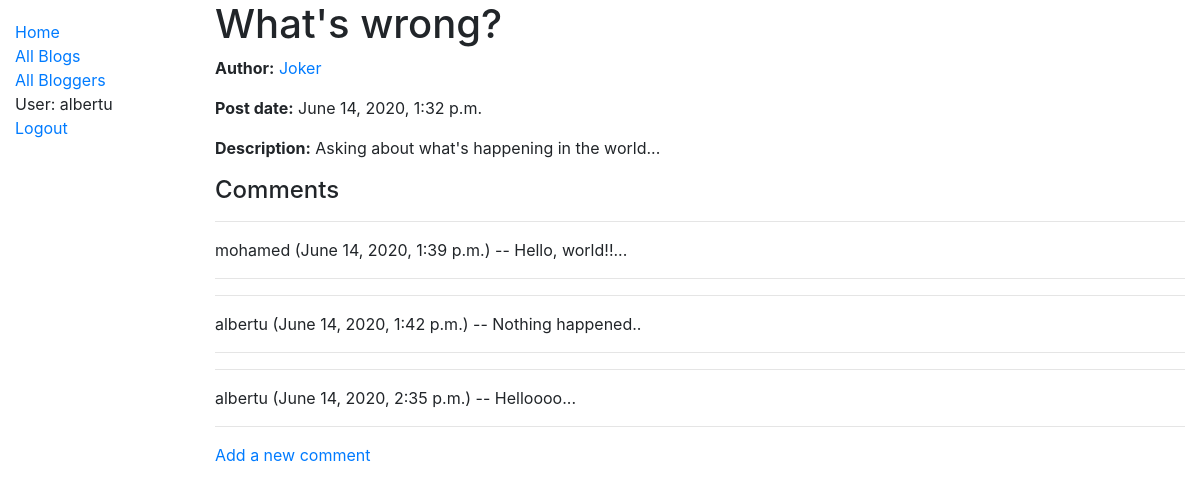
The app's page /blog/2 (signed in) with its own data.
### blog/models.py (models this page shows, shortened)
class Blog(models.Model):
    post = models.CharField(max_length=200)
    author = models.ForeignKey(Author, on_delete=models.SET_NULL, null=True, blank=True)
    description = models.TextField()
    date = models.DateTimeField(auto_now=True)

class Author(models.Model):
    name = models.OneToOneField(User, on_delete=models.SET_NULL, null=True)
    bio = models.TextField()
    class Meta:
        ordering = ['name']
    def __str__(self):
        return self.name.username
    def get_absolute_url(self):
        return reverse('author-detail', args=[str(self.id)])

class Comment(models.Model):
    comment_text = models.TextField(null=False)
    blog = models.ForeignKey(Blog, on_delete=models.CASCADE)
    author = models.ForeignKey(User, on_delete=models.SET_NULL, null=True, blank=True)
    date = models.DateTimeField(auto_now=True)
    def __str__(self):
        return self.comment_text

### blog/views.py (the view)
# urls.py: path('<int:pk>', views.BlogDetailView.as_view(), name='blog-detail'),
class BlogDetailView(generic.DetailView):
    model = Blog

### blog/templates/blog/blog_detail.html
{% extends "base_generic.html" %}
{% block content %}
  <h1>{{ blog.post }}</h1>
  <p><strong>Author:</strong> <a href="{{ blog.author.get_absolute_url }}"> {{ blog.author }}</a></p>
  <p><strong>Post date:</strong> {{ blog.date }}</p>
  <p><strong>Description:</strong> {{ blog.description }}</p>
  <h4>Comments</h4>
  {% for comment in blog.comment_set.all %}
      <hr>
    <p>
        {{ comment.author }} ({{ comment.date }}) -- {{ comment }}
    </p>
      <hr>
  {% endfor %}
    <a href="{% url 'comment-form' blog.id %}">Add a new comment</a>
{% endblock %}

### blog/templates/base_generic.html (shortened to what this page needs)
<!DOCTYPE html>
<html lang="en">
<head>
  <link rel="stylesheet" href="https://stackpath.bootstrapcdn.com/bootstrap/4.1.3/css/bootstrap.min.css">
  {% load static %}
  <link rel="stylesheet" href="{% static 'css/styles.css' %}">
</head>
<body>
  <div class="container-fluid">
    <div class="row">
      <div class="col-sm-2">
      {% block sidebar %}
        <ul class="sidebar-nav">
            <li><a href="{% url 'index' %}">Home</a></li>
            <li><a href="{% url 'blogs' %}">All Blogs</a></li>
            <li><a href="{% url 'bloggers' %}">All Bloggers</a></li>
            {% if user.is_authenticated %}
            <li>User: {{ user.get_username }}</li>
            <li><a href="{% url 'logout'%}?next={{request.path}}">Logout</a></li>
            {% else %}
            <li><a href="{% url 'login'%}?next={{request.path}}">Login</a></li>
            {% endif %}
        </ul>
     {% endblock %}
      </div>
      <div class="col-sm-10 ">
      {% block content %}{% endblock %}
      </div>
    </div>
  </div>
</body>
</html>

### blog/static/css/styles.css (style rules this page uses)
.sidebar-nav { margin-top: 20px; padding: 0; list-style: none; }

### records on screen
Blog: post "What's wrong?", author "Joker", date "June 14, 2020, 1:32 p.m.", description "Asking about what's happening in the world..."
Comment: author "mohamed", date "June 14, 2020, 1:39 p.m.", comment_text "Hello, world!!..."
Comment: author "albertu", date "June 14, 2020, 1:42 p.m.", comment_text "Nothing happened.."
Comment: author "albertu", date "June 14, 2020, 2:35 p.m.", comment_text "Helloooo..."

### other values on screen
{{ user.get_username }} "albertu"
